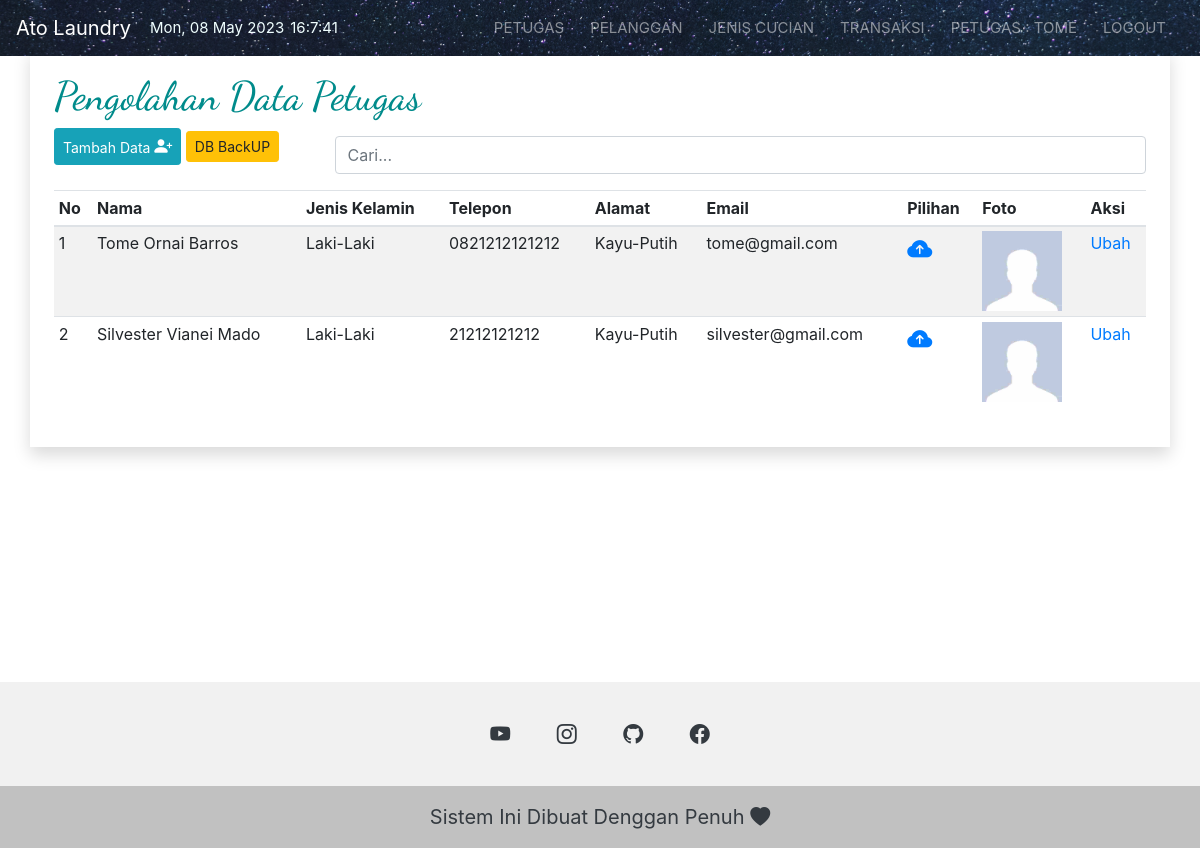
The app's page /petugas/petugas.php (signed in) with its own data.
### tables this page shows
CREATE TABLE `petugas` (
  `idpetugas` int(11) NOT NULL AUTO_INCREMENT,
  `nama` text NOT NULL,
  `jeniskelamin` varchar(9) NOT NULL,
  `alamat` text NOT NULL,
  `telepon` text NOT NULL,
  `email` text NOT NULL,
  `password` text NOT NULL,
  PRIMARY KEY (`idpetugas`)
);

### getdata.php (called while the page is built, shortened)
<?php
function namapetugas($email)
{
  include "koneksi.php";
  $data = mysqli_query($koneksi, "SELECT * FROM petugas WHERE email LIKE '$email'");
  if (mysqli_num_rows($data) > 0) {
    while ($d = mysqli_fetch_array($data)) {
      $hasil = $d['nama'];
    }
  } else {
    $hasil = '';
  }
  return $hasil;
}

### petugas/petugas.php (the view, shortened to what this page needs)
<!DOCTYPE html>
<html lang="en">
<head>
	<?php include "../cdn.php"; ?>
</head>
<body class="color-change-2x">
	<div class="wrapper">
		<?php include "navbar.php"; ?>
		<div class="container shadow p-4 mb-4 bg-white">
			<h1 class="tracking-in-contract judul">Pengolahan Data Petugas</h1>
			<div class="row">
				<div class="col-sm-3">
					<a href="#" class="btn btn-sm btn-info" data-toggle="modal" data-target="#myModalinsert">Tambah Data <i class="bi bi-person-plus-fill"></i></a>
              <a href="backup.php" class="btn btn-sm btn-warning">DB BackUP</a>
              </div>
				<div class="col-sm-9 mt-2">
					<input type="text" class="form-control" id="myInput" placeholder="Cari...">
				</div>
			</div>
			<div class="table-responsive mt-3">
				<table class="table table-striped table-hover table-sm">
					<thead>
						<tr>
							<th>No</th>
							<th>Nama</th>
							<th>Jenis Kelamin</th>
							<th>Telepon</th>
							<th>Alamat</th>
							<th>Email</th>
							<th>Pilihan</th>
							<th>Foto</th>
							<th>Aksi</th>
						</tr>
					</thead>
					<tbody id="myTable">
						<?php
						$data = mysqli_query($koneksi, "SELECT * FROM petugas");
						$no = 1;
						while ($d = mysqli_fetch_array($data)) {
						?>
							<tr>
								<td><?php echo $no; ?></td>
								<td><?php echo $d['nama']; ?></td>
								<td><?php echo $d['jeniskelamin']; ?></td>
								<td><?php echo $d['telepon']; ?></td>
								<td><?php echo $d['alamat']; ?></td>
								<td><?php echo $d['email']; ?></td>
								<td>
									<?php
									$berkas = $d['idpetugas'];
									if (file_exists("foto/$berkas.jpg")) { ?>
										<a href="foto/<?php echo $d['idpetugas']; ?>.jpg" target="_blank"><i class="bi bi-file-image" style="color: green;"></i></a>
										<a onclick="return confirm('Yankin Ingin Menghapus Foto?')" href="hapus1.php?idpetugas=<?php echo $d['idpetugas']; ?>"><i class="bi bi-trash3" style="color: red;"></i></a>
									<?php } else { ?>
										<a href="#" data-toggle="modal" data-target="#myModaliim<?php echo $d['idpetugas']; ?>"><i class="bi bi-cloud-arrow-up-fill icondesc"></i></a>
									<?php } ?>
								</td>
								<td>
									<?php
									$file = $d['idpetugas'];
									if (file_exists("foto/$file.jpg")) {
									?>
										<img src="foto/<?php echo $d['idpetugas']; ?>.jpg" width="80" height="80">
									<?php } else { ?>
										<img src="foto/null.jpg" width="80" height="80">
									<?php } ?>
								</td>
								<td>
									<a href="#" data-toggle="modal" data-target="#myModalupdate<?php echo $d['idpetugas']; ?>">Ubah</a>
								</td>
							</tr>
						<?php
							$no++;
						} ?>
					</tbody>
				</table>
			</div>
		</div>
		<?php include '../footer.php'; ?>
	</div>
</body>
</html>

### cdn.php (shortened to what this page needs)
<link rel="stylesheet" href="https://cdn.jsdelivr.net/npm/bootstrap@4.6.1/dist/css/bootstrap.min.css">
<link rel="stylesheet" href="https://cdn.jsdelivr.net/npm/bootstrap-icons@1.9.1/font/bootstrap-icons.css">

### petugas/navbar.php (shortened to what this page needs)
<?php
include "../getdata.php";
$namapetugas = namapetugas($_SESSION['username']);
$namapetugas = explode(' ', $namapetugas);
$namapetugas = $namapetugas[0];
?>
<nav class="navbar navbar-expand-md bg-dark navbar-dark fixed-top">
  <a href="#" class="navbar-brand">Ato Laundry</a>
  <span class="tgl"><?php echo date("D, d M Y"); ?></span><span id="clock"></span>
  <div class="collapse navbar-collapse" id="collapsibleNavbar">
    <ul class="navbar-nav ml-auto">
      <li class="nav-item">
        <a class="nav-link" href="petugas.php">Petugas</a>
      </li>
      <li class="nav-item">
        <a href="pelanggan.php" class="nav-link">Pelanggan</a>
      </li>
      <li class="nav-item">
        <a href="jeniscucian.php" class="nav-link">Jenis Cucian</a>
      </li>
      <li class="nav-item">
        <a href="transaksi.php" class="nav-link">Transaksi</a>
      </li>
      <li>
        <a href="#" class="nav-link">Petugas : <?php echo $namapetugas; ?></a>
      </li>
      <li class="nav-item">
        <a class="nav-link" href="logout.php" onclick="return confirm('Logout Sekarang')">Logout</a>
      </li>
    </ul>
  </div>
</nav>

### footer.php
<footer class="text-center text-white fix" style="background-color: #f1f1f1;">
  <div class="container">
    <section>
      <a class="btn btn-link btn-floating btn-lg text-dark m-1" href="https://www.youtube.com/channel/UCs6i13Cahk4zNTwfZ35EGXA" target="_blank" role="button" data-mdb-ripple-color="dark"><i class="bi bi-youtube"></i></a>
      <a class="btn btn-link btn-floating btn-lg text-dark m-1" href="https://www.instagram.com/tome_barros/" target="_blank" role="button" data-mdb-ripple-color="dark"><i class="bi bi-instagram"></i></a>
      <a class="btn btn-link btn-floating btn-lg text-dark m-1" href="https://github.com/tomebarros" target="_blank" role="button" data-mdb-ripple-color="dark"><i class="bi bi-github"></i></a>
      <a class="btn btn-link btn-floating btn-lg text-dark m-1" href="https://web.facebook.com/ato.barros.37?_rdc=1&_rdr" target="_blank" role="button" data-mdb-ripple-color="dark"><i class="bi bi-facebook"></i></a>
    </section>
  </div>
  <div class="text-center text-dark p-3 copyright" style="background-color: rgba(0, 0, 0, 0.2);">
    Sistem Ini Dibuat Denggan Penuh <i class="bi bi-heart-fill copyright"></i>
  </div>
</footer>

### tema.php (style rules this page uses)
nav { background-image: url(../img/nav1.png); }
body .wrapper .container h1 { font-family: 'Dancing Script', serif; color: darkcyan; }
body { margin-top: 3rem; }
i { font-size: 18px; }
.color-change-2x { -webkit-animation: color-change-2x 2s linear infinite alternate both; animation: color-change-2x 2s linear infinite alternate both }
.tracking-in-contract { animation: tracking-in-contract 0.8s cubic-bezier(0.215, 0.610, 0.355, 1.000) both; }
.judul { font-size: 24px; }
#clock, .tgl { color: azure; font-size: 11px; margin-left: auto; margin-right: 3px; }
.wrapper { display: flex; flex-direction: column; min-height: 100vh; justify-content: space-between; }
footer section .bi { font-size: 14px; }
footer .copyright { font-size: 12px; }
@media (min-width: 992px) { .nav-link { text-transform: uppercase; margin-right: 10px; font-size:15px; } }
@media (min-width: 992px) { .navbar .tgl, .navbar #clock { font-size: 15px; margin-left: 3px; } }
@media (min-width: 992px) { body .wrapper .container h1 { font-size: 40px; } }
@media (min-width: 992px) { .icondesc { font-size: 25px; } }
@media (min-width: 992px) { .judul { font-size: 30px; } }
@media (min-width: 992px) { footer section .bi, footer .copyright { font-size: 20px; } }
@media (min-width: 992px) { footer section { margin-bottom: 3vh; } }
@media (min-width: 992px) { footer .container { padding-top: 3vh; } }

### records on screen
petugas: nama "TOME", nama "Tome Ornai Barros", jeniskelamin "Laki-Laki", telepon "0821212121212", alamat "Kayu-Putih", email "tome@gmail.com"
petugas: nama "Silvester Vianei Mado", jeniskelamin "Laki-Laki", telepon "21212121212", alamat "Kayu-Putih", email "silvester@gmail.com"
